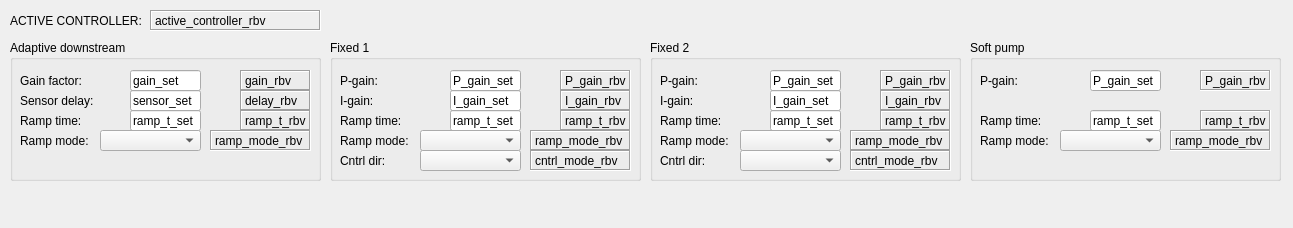
<?xml version="1.0" encoding="UTF-8"?>
<ui version="4.0">
 <class>Form</class>
 <widget class="QWidget" name="Form">
  <property name="geometry">
   <rect>
    <x>0</x>
    <y>0</y>
    <width>1293</width>
    <height>228</height>
   </rect>
  </property>
  <property name="windowTitle">
   <string>{DEV}</string>
  </property>
  <widget class="QGroupBox" name="groupBox">
   <property name="geometry">
    <rect>
     <x>10</x>
     <y>40</y>
     <width>311</width>
     <height>141</height>
    </rect>
   </property>
   <property name="title">
    <string>Adaptive downstream</string>
   </property>
   <widget class="QLabel" name="label">
    <property name="geometry">
     <rect>
      <x>10</x>
      <y>30</y>
      <width>91</width>
      <height>21</height>
     </rect>
    </property>
    <property name="text">
     <string>Gain factor:</string>
    </property>
   </widget>
   <widget class="QLabel" name="label_2">
    <property name="geometry">
     <rect>
      <x>10</x>
      <y>50</y>
      <width>91</width>
      <height>21</height>
     </rect>
    </property>
    <property name="text">
     <string>Sensor delay:</string>
    </property>
   </widget>
   <widget class="QLabel" name="label_3">
    <property name="geometry">
     <rect>
      <x>10</x>
      <y>70</y>
      <width>91</width>
      <height>21</height>
     </rect>
    </property>
    <property name="text">
     <string>Ramp time:</string>
    </property>
   </widget>
   <widget class="QLabel" name="label_4">
    <property name="geometry">
     <rect>
      <x>10</x>
      <y>90</y>
      <width>91</width>
      <height>21</height>
     </rect>
    </property>
    <property name="text">
     <string>Ramp mode:</string>
    </property>
   </widget>
   <widget class="PyDMLineEdit" name="PyDMLineEdit">
    <property name="geometry">
     <rect>
      <x>120</x>
      <y>30</y>
      <width>71</width>
      <height>21</height>
     </rect>
    </property>
    <property name="toolTip">
     <string/>
    </property>
    <property name="text">
     <string>gain_set</string>
    </property>
   </widget>
   <widget class="PyDMLabel" name="PyDMLabel">
    <property name="geometry">
     <rect>
      <x>230</x>
      <y>30</y>
      <width>71</width>
      <height>21</height>
     </rect>
    </property>
    <property name="toolTip">
     <string/>
    </property>
    <property name="frameShape">
     <enum>QFrame::Box</enum>
    </property>
    <property name="frameShadow">
     <enum>QFrame::Sunken</enum>
    </property>
    <property name="text">
     <string>gain_rbv</string>
    </property>
   </widget>
   <widget class="PyDMLabel" name="PyDMLabel_2">
    <property name="geometry">
     <rect>
      <x>230</x>
      <y>50</y>
      <width>71</width>
      <height>21</height>
     </rect>
    </property>
    <property name="toolTip">
     <string/>
    </property>
    <property name="frameShape">
     <enum>QFrame::Box</enum>
    </property>
    <property name="frameShadow">
     <enum>QFrame::Sunken</enum>
    </property>
    <property name="text">
     <string>delay_rbv</string>
    </property>
   </widget>
   <widget class="PyDMLineEdit" name="PyDMLineEdit_2">
    <property name="geometry">
     <rect>
      <x>120</x>
      <y>50</y>
      <width>71</width>
      <height>21</height>
     </rect>
    </property>
    <property name="toolTip">
     <string/>
    </property>
    <property name="text">
     <string>sensor_set</string>
    </property>
   </widget>
   <widget class="PyDMLineEdit" name="PyDMLineEdit_3">
    <property name="geometry">
     <rect>
      <x>120</x>
      <y>70</y>
      <width>71</width>
      <height>21</height>
     </rect>
    </property>
    <property name="toolTip">
     <string/>
    </property>
    <property name="text">
     <string>ramp_t_set</string>
    </property>
   </widget>
   <widget class="PyDMLabel" name="PyDMLabel_3">
    <property name="geometry">
     <rect>
      <x>230</x>
      <y>70</y>
      <width>71</width>
      <height>21</height>
     </rect>
    </property>
    <property name="toolTip">
     <string/>
    </property>
    <property name="frameShape">
     <enum>QFrame::Box</enum>
    </property>
    <property name="frameShadow">
     <enum>QFrame::Sunken</enum>
    </property>
    <property name="text">
     <string>ramp_t_rbv</string>
    </property>
   </widget>
   <widget class="PyDMLabel" name="PyDMLabel_4">
    <property name="geometry">
     <rect>
      <x>200</x>
      <y>90</y>
      <width>101</width>
      <height>21</height>
     </rect>
    </property>
    <property name="toolTip">
     <string/>
    </property>
    <property name="frameShape">
     <enum>QFrame::Box</enum>
    </property>
    <property name="frameShadow">
     <enum>QFrame::Sunken</enum>
    </property>
    <property name="text">
     <string>ramp_mode_rbv</string>
    </property>
   </widget>
   <widget class="PyDMEnumComboBox" name="PyDMEnumComboBox">
    <property name="geometry">
     <rect>
      <x>90</x>
      <y>90</y>
      <width>101</width>
      <height>21</height>
     </rect>
    </property>
    <property name="toolTip">
     <string/>
    </property>
   </widget>
  </widget>
  <widget class="PyDMEnumButton" name="PyDMEnumButton">
   <property name="geometry">
    <rect>
     <x>0</x>
     <y>180</y>
     <width>1281</width>
     <height>41</height>
    </rect>
   </property>
   <property name="toolTip">
    <string/>
   </property>
   <property name="layoutDirection">
    <enum>Qt::LeftToRight</enum>
   </property>
   <property name="alarmSensitiveBorder" stdset="0">
    <bool>false</bool>
   </property>
   <property name="widgetType" stdset="0">
    <enum>PyDMEnumButton::PushButton</enum>
   </property>
   <property name="orientation" stdset="0">
    <enum>Qt::Horizontal</enum>
   </property>
   <property name="marginLeft" stdset="0">
    <number>25</number>
   </property>
   <property name="marginRight" stdset="0">
    <number>25</number>
   </property>
   <property name="horizontalSpacing" stdset="0">
    <number>50</number>
   </property>
  </widget>
  <widget class="QGroupBox" name="groupBox_2">
   <property name="geometry">
    <rect>
     <x>330</x>
     <y>40</y>
     <width>311</width>
     <height>141</height>
    </rect>
   </property>
   <property name="title">
    <string>Fixed 1</string>
   </property>
   <widget class="PyDMLabel" name="PyDMLabel_5">
    <property name="geometry">
     <rect>
      <x>230</x>
      <y>30</y>
      <width>71</width>
      <height>21</height>
     </rect>
    </property>
    <property name="toolTip">
     <string/>
    </property>
    <property name="frameShape">
     <enum>QFrame::Box</enum>
    </property>
    <property name="frameShadow">
     <enum>QFrame::Sunken</enum>
    </property>
    <property name="text">
     <string>P_gain_rbv</string>
    </property>
   </widget>
   <widget class="PyDMLineEdit" name="PyDMLineEdit_4">
    <property name="geometry">
     <rect>
      <x>120</x>
      <y>30</y>
      <width>71</width>
      <height>21</height>
     </rect>
    </property>
    <property name="toolTip">
     <string/>
    </property>
    <property name="text">
     <string>P_gain_set</string>
    </property>
   </widget>
   <widget class="QLabel" name="label_5">
    <property name="geometry">
     <rect>
      <x>10</x>
      <y>30</y>
      <width>91</width>
      <height>21</height>
     </rect>
    </property>
    <property name="text">
     <string>P-gain:</string>
    </property>
   </widget>
   <widget class="PyDMLineEdit" name="PyDMLineEdit_5">
    <property name="geometry">
     <rect>
      <x>120</x>
      <y>50</y>
      <width>71</width>
      <height>21</height>
     </rect>
    </property>
    <property name="toolTip">
     <string/>
    </property>
    <property name="text">
     <string>I_gain_set</string>
    </property>
   </widget>
   <widget class="QLabel" name="label_6">
    <property name="geometry">
     <rect>
      <x>10</x>
      <y>50</y>
      <width>91</width>
      <height>21</height>
     </rect>
    </property>
    <property name="text">
     <string>I-gain:</string>
    </property>
   </widget>
   <widget class="PyDMLabel" name="PyDMLabel_6">
    <property name="geometry">
     <rect>
      <x>230</x>
      <y>50</y>
      <width>71</width>
      <height>21</height>
     </rect>
    </property>
    <property name="toolTip">
     <string/>
    </property>
    <property name="frameShape">
     <enum>QFrame::Box</enum>
    </property>
    <property name="frameShadow">
     <enum>QFrame::Sunken</enum>
    </property>
    <property name="text">
     <string>I_gain_rbv</string>
    </property>
   </widget>
   <widget class="PyDMLineEdit" name="PyDMLineEdit_6">
    <property name="geometry">
     <rect>
      <x>120</x>
      <y>70</y>
      <width>71</width>
      <height>21</height>
     </rect>
    </property>
    <property name="toolTip">
     <string/>
    </property>
    <property name="text">
     <string>ramp_t_set</string>
    </property>
   </widget>
   <widget class="PyDMLabel" name="PyDMLabel_7">
    <property name="geometry">
     <rect>
      <x>230</x>
      <y>70</y>
      <width>71</width>
      <height>21</height>
     </rect>
    </property>
    <property name="toolTip">
     <string/>
    </property>
    <property name="frameShape">
     <enum>QFrame::Box</enum>
    </property>
    <property name="frameShadow">
     <enum>QFrame::Sunken</enum>
    </property>
    <property name="text">
     <string>ramp_t_rbv</string>
    </property>
   </widget>
   <widget class="QLabel" name="label_7">
    <property name="geometry">
     <rect>
      <x>10</x>
      <y>70</y>
      <width>91</width>
      <height>21</height>
     </rect>
    </property>
    <property name="text">
     <string>Ramp time:</string>
    </property>
   </widget>
   <widget class="PyDMEnumComboBox" name="PyDMEnumComboBox_2">
    <property name="geometry">
     <rect>
      <x>90</x>
      <y>90</y>
      <width>101</width>
      <height>21</height>
     </rect>
    </property>
    <property name="toolTip">
     <string/>
    </property>
   </widget>
   <widget class="QLabel" name="label_8">
    <property name="geometry">
     <rect>
      <x>10</x>
      <y>90</y>
      <width>91</width>
      <height>21</height>
     </rect>
    </property>
    <property name="text">
     <string>Ramp mode:</string>
    </property>
   </widget>
   <widget class="PyDMLabel" name="PyDMLabel_8">
    <property name="geometry">
     <rect>
      <x>200</x>
      <y>90</y>
      <width>101</width>
      <height>21</height>
     </rect>
    </property>
    <property name="toolTip">
     <string/>
    </property>
    <property name="frameShape">
     <enum>QFrame::Box</enum>
    </property>
    <property name="frameShadow">
     <enum>QFrame::Sunken</enum>
    </property>
    <property name="text">
     <string>ramp_mode_rbv</string>
    </property>
   </widget>
   <widget class="QLabel" name="label_9">
    <property name="geometry">
     <rect>
      <x>10</x>
      <y>110</y>
      <width>91</width>
      <height>21</height>
     </rect>
    </property>
    <property name="text">
     <string>Cntrl dir:</string>
    </property>
   </widget>
   <widget class="PyDMEnumComboBox" name="PyDMEnumComboBox_3">
    <property name="geometry">
     <rect>
      <x>90</x>
      <y>110</y>
      <width>101</width>
      <height>21</height>
     </rect>
    </property>
    <property name="toolTip">
     <string/>
    </property>
   </widget>
   <widget class="PyDMLabel" name="PyDMLabel_9">
    <property name="geometry">
     <rect>
      <x>200</x>
      <y>110</y>
      <width>101</width>
      <height>21</height>
     </rect>
    </property>
    <property name="toolTip">
     <string/>
    </property>
    <property name="frameShape">
     <enum>QFrame::Box</enum>
    </property>
    <property name="frameShadow">
     <enum>QFrame::Sunken</enum>
    </property>
    <property name="text">
     <string>cntrl_mode_rbv</string>
    </property>
   </widget>
  </widget>
  <widget class="QGroupBox" name="groupBox_3">
   <property name="geometry">
    <rect>
     <x>650</x>
     <y>40</y>
     <width>311</width>
     <height>141</height>
    </rect>
   </property>
   <property name="title">
    <string>Fixed 2</string>
   </property>
   <widget class="PyDMLabel" name="PyDMLabel_10">
    <property name="geometry">
     <rect>
      <x>230</x>
      <y>30</y>
      <width>71</width>
      <height>21</height>
     </rect>
    </property>
    <property name="toolTip">
     <string/>
    </property>
    <property name="frameShape">
     <enum>QFrame::Box</enum>
    </property>
    <property name="frameShadow">
     <enum>QFrame::Sunken</enum>
    </property>
    <property name="text">
     <string>P_gain_rbv</string>
    </property>
   </widget>
   <widget class="PyDMLineEdit" name="PyDMLineEdit_7">
    <property name="geometry">
     <rect>
      <x>120</x>
      <y>30</y>
      <width>71</width>
      <height>21</height>
     </rect>
    </property>
    <property name="toolTip">
     <string/>
    </property>
    <property name="text">
     <string>P_gain_set</string>
    </property>
   </widget>
   <widget class="QLabel" name="label_10">
    <property name="geometry">
     <rect>
      <x>10</x>
      <y>30</y>
      <width>91</width>
      <height>21</height>
     </rect>
    </property>
    <property name="text">
     <string>P-gain:</string>
    </property>
   </widget>
   <widget class="PyDMLineEdit" name="PyDMLineEdit_8">
    <property name="geometry">
     <rect>
      <x>120</x>
      <y>50</y>
      <width>71</width>
      <height>21</height>
     </rect>
    </property>
    <property name="toolTip">
     <string/>
    </property>
    <property name="text">
     <string>I_gain_set</string>
    </property>
   </widget>
   <widget class="QLabel" name="label_11">
    <property name="geometry">
     <rect>
      <x>10</x>
      <y>50</y>
      <width>91</width>
      <height>21</height>
     </rect>
    </property>
    <property name="text">
     <string>I-gain:</string>
    </property>
   </widget>
   <widget class="PyDMLabel" name="PyDMLabel_11">
    <property name="geometry">
     <rect>
      <x>230</x>
      <y>50</y>
      <width>71</width>
      <height>21</height>
     </rect>
    </property>
    <property name="toolTip">
     <string/>
    </property>
    <property name="frameShape">
     <enum>QFrame::Box</enum>
    </property>
    <property name="frameShadow">
     <enum>QFrame::Sunken</enum>
    </property>
    <property name="text">
     <string>I_gain_rbv</string>
    </property>
   </widget>
   <widget class="PyDMLineEdit" name="PyDMLineEdit_9">
    <property name="geometry">
     <rect>
      <x>120</x>
      <y>70</y>
      <width>71</width>
      <height>21</height>
     </rect>
    </property>
    <property name="toolTip">
     <string/>
    </property>
    <property name="text">
     <string>ramp_t_set</string>
    </property>
   </widget>
   <widget class="PyDMLabel" name="PyDMLabel_12">
    <property name="geometry">
     <rect>
      <x>230</x>
      <y>70</y>
      <width>71</width>
      <height>21</height>
     </rect>
    </property>
    <property name="toolTip">
     <string/>
    </property>
    <property name="frameShape">
     <enum>QFrame::Box</enum>
    </property>
    <property name="frameShadow">
     <enum>QFrame::Sunken</enum>
    </property>
    <property name="text">
     <string>ramp_t_rbv</string>
    </property>
   </widget>
   <widget class="QLabel" name="label_12">
    <property name="geometry">
     <rect>
      <x>10</x>
      <y>70</y>
      <width>91</width>
      <height>21</height>
     </rect>
    </property>
    <property name="text">
     <string>Ramp time:</string>
    </property>
   </widget>
   <widget class="PyDMEnumComboBox" name="PyDMEnumComboBox_4">
    <property name="geometry">
     <rect>
      <x>90</x>
      <y>90</y>
      <width>101</width>
      <height>21</height>
     </rect>
    </property>
    <property name="toolTip">
     <string/>
    </property>
   </widget>
   <widget class="QLabel" name="label_13">
    <property name="geometry">
     <rect>
      <x>10</x>
      <y>90</y>
      <width>91</width>
      <height>21</height>
     </rect>
    </property>
    <property name="text">
     <string>Ramp mode:</string>
    </property>
   </widget>
   <widget class="PyDMLabel" name="PyDMLabel_13">
    <property name="geometry">
     <rect>
      <x>200</x>
      <y>90</y>
      <width>101</width>
      <height>21</height>
     </rect>
    </property>
    <property name="toolTip">
     <string/>
    </property>
    <property name="frameShape">
     <enum>QFrame::Box</enum>
    </property>
    <property name="frameShadow">
     <enum>QFrame::Sunken</enum>
    </property>
    <property name="text">
     <string>ramp_mode_rbv</string>
    </property>
   </widget>
   <widget class="QLabel" name="label_14">
    <property name="geometry">
     <rect>
      <x>10</x>
      <y>110</y>
      <width>91</width>
      <height>21</height>
     </rect>
    </property>
    <property name="text">
     <string>Cntrl dir:</string>
    </property>
   </widget>
   <widget class="PyDMEnumComboBox" name="PyDMEnumComboBox_5">
    <property name="geometry">
     <rect>
      <x>90</x>
      <y>110</y>
      <width>101</width>
      <height>21</height>
     </rect>
    </property>
    <property name="toolTip">
     <string/>
    </property>
   </widget>
   <widget class="PyDMLabel" name="PyDMLabel_14">
    <property name="geometry">
     <rect>
      <x>200</x>
      <y>110</y>
      <width>101</width>
      <height>21</height>
     </rect>
    </property>
    <property name="toolTip">
     <string/>
    </property>
    <property name="frameShape">
     <enum>QFrame::Box</enum>
    </property>
    <property name="frameShadow">
     <enum>QFrame::Sunken</enum>
    </property>
    <property name="text">
     <string>cntrl_mode_rbv</string>
    </property>
   </widget>
  </widget>
  <widget class="QGroupBox" name="groupBox_4">
   <property name="geometry">
    <rect>
     <x>970</x>
     <y>40</y>
     <width>311</width>
     <height>141</height>
    </rect>
   </property>
   <property name="title">
    <string>Soft pump</string>
   </property>
   <widget class="PyDMLabel" name="PyDMLabel_15">
    <property name="geometry">
     <rect>
      <x>230</x>
      <y>30</y>
      <width>71</width>
      <height>21</height>
     </rect>
    </property>
    <property name="toolTip">
     <string/>
    </property>
    <property name="frameShape">
     <enum>QFrame::Box</enum>
    </property>
    <property name="frameShadow">
     <enum>QFrame::Sunken</enum>
    </property>
    <property name="text">
     <string>P_gain_rbv</string>
    </property>
   </widget>
   <widget class="PyDMLineEdit" name="PyDMLineEdit_10">
    <property name="geometry">
     <rect>
      <x>120</x>
      <y>30</y>
      <width>71</width>
      <height>21</height>
     </rect>
    </property>
    <property name="toolTip">
     <string/>
    </property>
    <property name="text">
     <string>P_gain_set</string>
    </property>
   </widget>
   <widget class="QLabel" name="label_15">
    <property name="geometry">
     <rect>
      <x>10</x>
      <y>30</y>
      <width>91</width>
      <height>21</height>
     </rect>
    </property>
    <property name="text">
     <string>P-gain:</string>
    </property>
   </widget>
   <widget class="PyDMLineEdit" name="PyDMLineEdit_12">
    <property name="geometry">
     <rect>
      <x>120</x>
      <y>70</y>
      <width>71</width>
      <height>21</height>
     </rect>
    </property>
    <property name="toolTip">
     <string/>
    </property>
    <property name="text">
     <string>ramp_t_set</string>
    </property>
   </widget>
   <widget class="PyDMLabel" name="PyDMLabel_17">
    <property name="geometry">
     <rect>
      <x>230</x>
      <y>70</y>
      <width>71</width>
      <height>21</height>
     </rect>
    </property>
    <property name="toolTip">
     <string/>
    </property>
    <property name="frameShape">
     <enum>QFrame::Box</enum>
    </property>
    <property name="frameShadow">
     <enum>QFrame::Sunken</enum>
    </property>
    <property name="text">
     <string>ramp_t_rbv</string>
    </property>
   </widget>
   <widget class="QLabel" name="label_17">
    <property name="geometry">
     <rect>
      <x>10</x>
      <y>70</y>
      <width>91</width>
      <height>21</height>
     </rect>
    </property>
    <property name="text">
     <string>Ramp time:</string>
    </property>
   </widget>
   <widget class="PyDMEnumComboBox" name="PyDMEnumComboBox_6">
    <property name="geometry">
     <rect>
      <x>90</x>
      <y>90</y>
      <width>101</width>
      <height>21</height>
     </rect>
    </property>
    <property name="toolTip">
     <string/>
    </property>
   </widget>
   <widget class="QLabel" name="label_18">
    <property name="geometry">
     <rect>
      <x>10</x>
      <y>90</y>
      <width>91</width>
      <height>21</height>
     </rect>
    </property>
    <property name="text">
     <string>Ramp mode:</string>
    </property>
   </widget>
   <widget class="PyDMLabel" name="PyDMLabel_18">
    <property name="geometry">
     <rect>
      <x>200</x>
      <y>90</y>
      <width>101</width>
      <height>21</height>
     </rect>
    </property>
    <property name="toolTip">
     <string/>
    </property>
    <property name="frameShape">
     <enum>QFrame::Box</enum>
    </property>
    <property name="frameShadow">
     <enum>QFrame::Sunken</enum>
    </property>
    <property name="text">
     <string>ramp_mode_rbv</string>
    </property>
   </widget>
  </widget>
  <widget class="QLabel" name="label_16">
   <property name="geometry">
    <rect>
     <x>10</x>
     <y>10</y>
     <width>141</width>
     <height>21</height>
    </rect>
   </property>
   <property name="text">
    <string>ACTIVE CONTROLLER:</string>
   </property>
  </widget>
  <widget class="PyDMLabel" name="PyDMLabel_16">
   <property name="geometry">
    <rect>
     <x>150</x>
     <y>10</y>
     <width>171</width>
     <height>21</height>
    </rect>
   </property>
   <property name="toolTip">
    <string/>
   </property>
   <property name="frameShape">
    <enum>QFrame::Box</enum>
   </property>
   <property name="frameShadow">
    <enum>QFrame::Sunken</enum>
   </property>
   <property name="text">
    <string>active_controller_rbv</string>
   </property>
  </widget>
 </widget>
 <customwidgets>
  <customwidget>
   <class>PyDMLabel</class>
   <extends>QLabel</extends>
   <header>pydm.widgets.label</header>
  </customwidget>
  <customwidget>
   <class>PyDMEnumButton</class>
   <extends>QWidget</extends>
   <header>pydm.widgets.enum_button</header>
  </customwidget>
  <customwidget>
   <class>PyDMEnumComboBox</class>
   <extends>QComboBox</extends>
   <header>pydm.widgets.enum_combo_box</header>
  </customwidget>
  <customwidget>
   <class>PyDMLineEdit</class>
   <extends>QLineEdit</extends>
   <header>pydm.widgets.line_edit</header>
  </customwidget>
 </customwidgets>
 <resources/>
 <connections/>
</ui>
